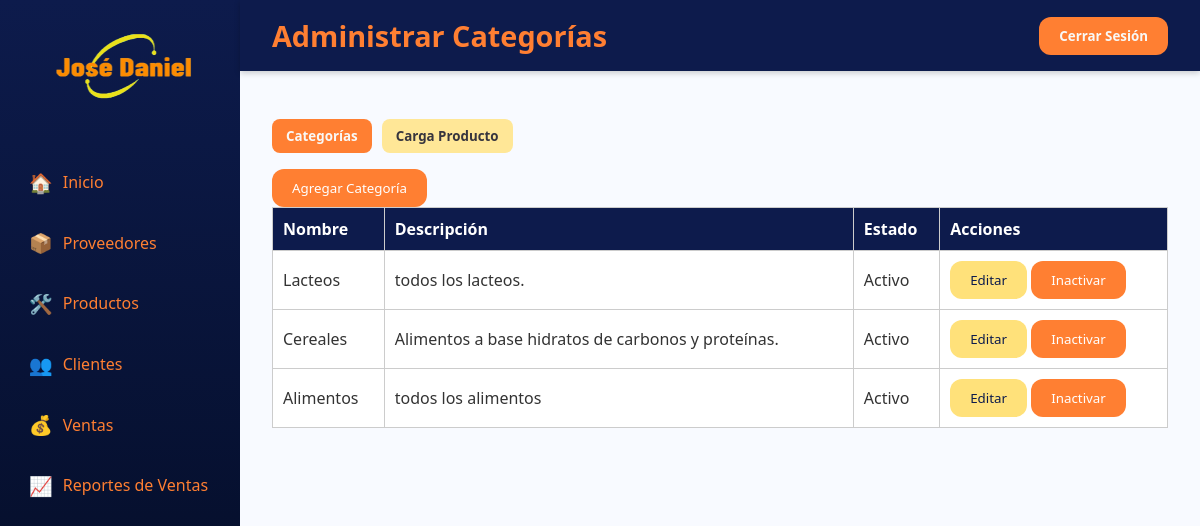
The page /pages/admin/categoria.php on the database as committed earlier.
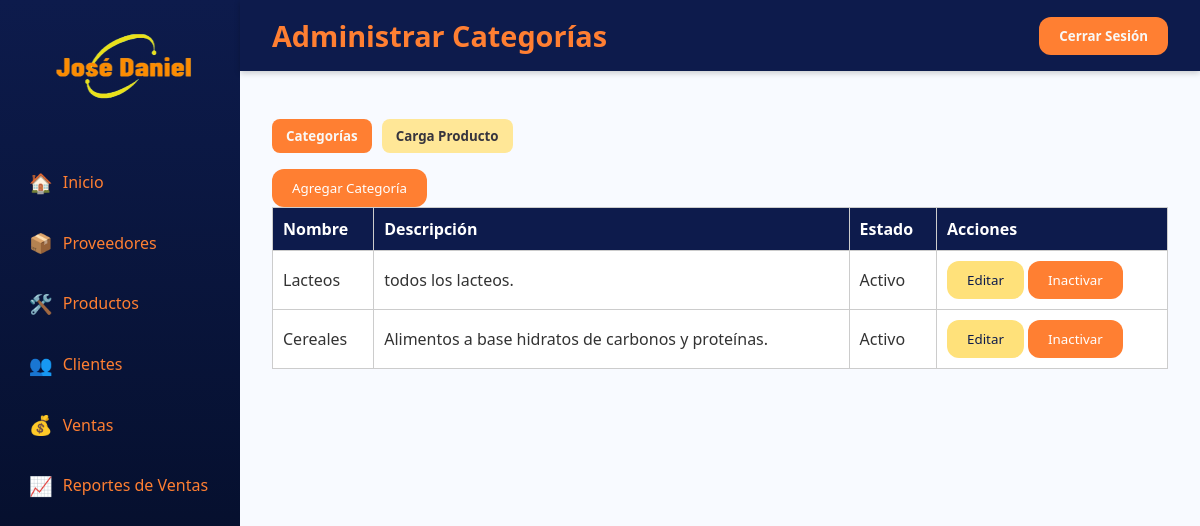
The same page on the database as committed later.
### tables this page shows
CREATE TABLE `categoria` (
  `id_categoria` int(11) NOT NULL,
  `nombre_categoria` varchar(100) DEFAULT NULL,
  `descripcion` varchar(100) DEFAULT NULL,
  `estado` enum('Activo','Inactivo') NOT NULL
);

### pages/admin/categoria.php (the view, shortened to what this page needs)
<?php
include('../../config/conexion.php');
$sql = "SELECT * FROM categoria WHERE estado = 'Activo'";
$ejecucionDeConsulta = mysqli_query($conexion, $sql);
?>
<!DOCTYPE html>
<html lang="es">
<head>
  <link rel="stylesheet" href="../../assets/css/styles.css">
</head>
<body>
  <div class="container">
    <aside class="sidebar">
      <div class="logo"><img src="../../assets/img/logo.ico" alt="Logo" width="200" height="100"></div>
      <nav>
        <a href="dashboard.php"><span class="icon">🏠</span> <span class="text">Inicio</span></a>
        <a href="proveedores.php"><span class="icon">📦</span> <span class="text">Proveedores</span></a>
        <a href="ingresar_producto.php"><span class="icon">🛠️</span> <span class="text">Productos</span></a>
        <a href="clientes.php"><span class="icon">👥</span> <span class="text">Clientes</span></a>
        <a href="ventas.php"><span class="icon">💰</span> <span class="text">Ventas</span></a>
        <a href="reporte_ventas.php" class="active"><span class="icon">📈</span> <span class="text">Reportes de Ventas</span></a>
      </nav>
    </aside>
    <div class="main">
      <header class="header">
        <h1 class="title">Administrar Categorías</h1>
        <div class="icons">
          <button class="btn-primary"><a id="botonCerrar">Cerrar Sesión</a></button>
        </div>
      </header>
      <main class="content">
        <div class="tabs">
          <button class="tab-btn active" data-tab="categorias"><a href="categoria.php">Categorías</a></button>
          <button class="tab-btn active" id="boton-secundario" onclick="window.location.href='ingresar_producto.php'">Carga Producto</button>
        </div>
        <button class="btn-primary" onclick="abrirModal()">Agregar Categoría</button>
        <table class="tabla">
          <thead id="tabla-categorias">
            <tr>
              <th>Nombre</th>
              <th>Descripción</th>
              <th>Estado</th>
              <th>Acciones</th>
            </tr>
          </thead>
          <tbody>
            <?php while ($filas = mysqli_fetch_assoc($ejecucionDeConsulta)) { ?>
            <tr>
              <td><?php echo $filas['nombre_categoria']; ?></td>
              <td><?php echo $filas['descripcion']; ?></td>
              <td><?php echo $filas['estado']; ?></td>
              <td>
                <button class="btn-secondary"
                  onclick="abrirModalEditar(<?php echo $filas['id_categoria']; ?>,
                    '<?php echo $filas['nombre_categoria']; ?>',
                    '<?php echo $filas['descripcion']; ?>')">Editar</button>
                <button class="btn-primary"
                  onclick="eliminarCategoria(<?php echo $filas['id_categoria']; ?>)">Inactivar</button>
              </td>
            </tr>
            <?php } ?>
          </tbody>
        </table>
      </main>
    </div>
  </div>
</body>
</html>

Rows that differ between the two databases and show on the page:
no longer on this page (row edited): categoria: nombre_categoria "Alimentos", descripcion "todos los alimentos", estado "Activo"
